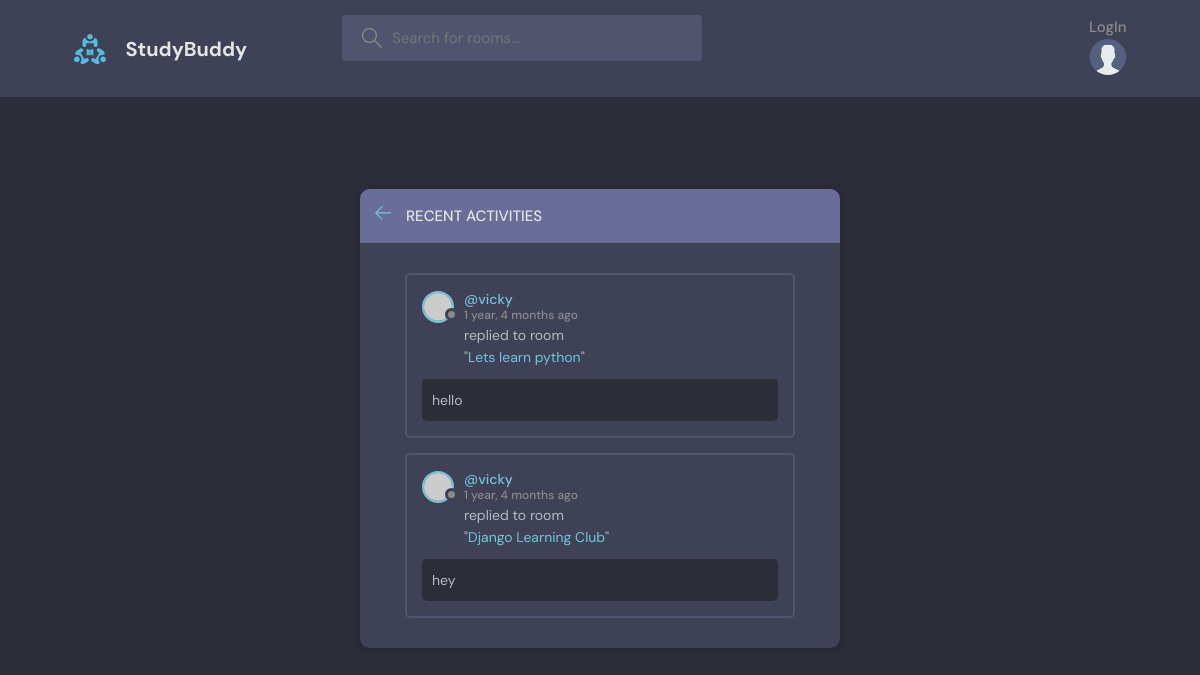
Page /activity/ on the earlier database version.
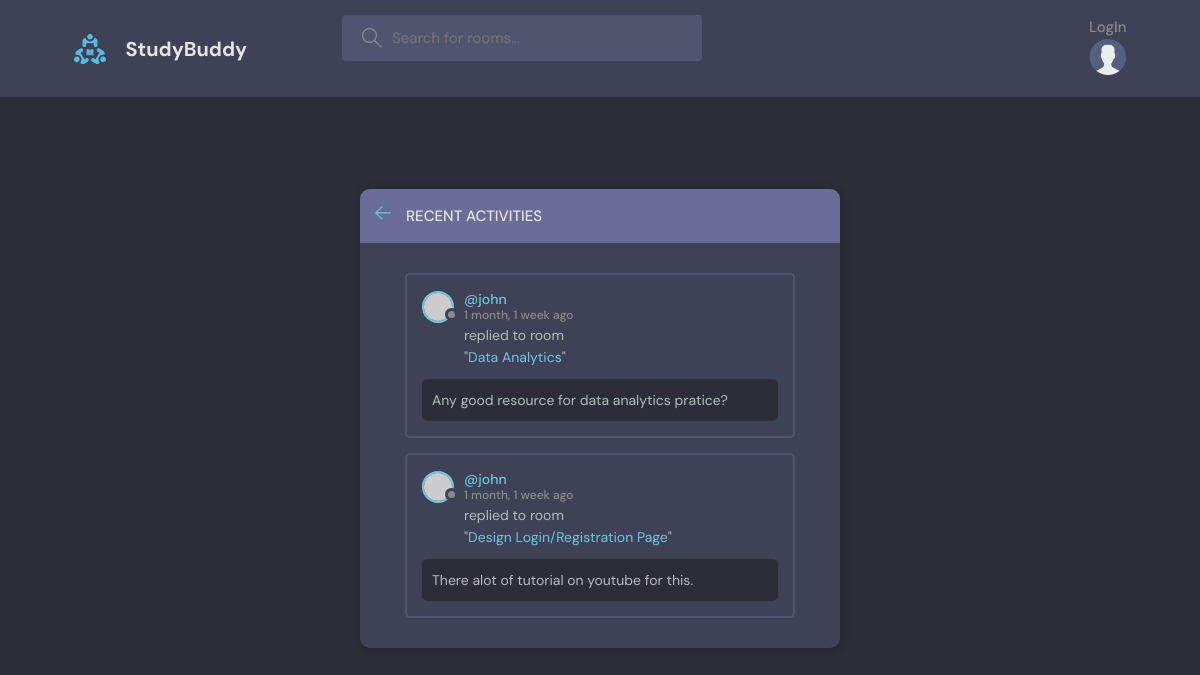
Same page on the later database version.
### study/models.py (models this page shows)
class Message(models.Model):
    user = models.ForeignKey(User, on_delete=models.CASCADE)
    room = models.ForeignKey(Room, on_delete=models.CASCADE)
    body = models.TextField()
    updated = models.DateTimeField(auto_now=True)
    created = models.DateTimeField(auto_now_add=True)
    class Meta:
        ordering = ['-updated','-created']
    def __str__(self):
        return self.body[0:50]

class Room(models.Model):
    host = models.ForeignKey(User, on_delete=models.SET_NULL, null=True)
    topic = models.ForeignKey(Topic, on_delete=models.SET_NULL, null=True)
    name = models.CharField(max_length=250)
    description = models.TextField(blank=True, null=True)
    participants = models.ManyToManyField(User, related_name='participants', blank=True)
    updated = models.DateTimeField(auto_now=True)
    created = models.DateTimeField(auto_now_add=True)
    class Meta:
        ordering = ['-updated','-created']
    def __str__(self):
        return self.name

### study/views.py (the view)
# urls.py: path('activity/', views.ActivityPage.as_view(), name="activity"),
class ActivityPage(View):
    def get(self,request):
        room_messages = Message.objects.all()[0:2]
        context = {'room_messages':room_messages}
        return render(request, 'study/activity.html',context)

### study/templates/study/activity.html (shortened to what this page needs)
{% extends 'main.html' %}
{% block content %}
    <main class="layout">
      <div class="container">
        <div class="layout__box">
          <div class="layout__boxHeader">
            <div class="layout__boxTitle">
              <a href="{% url 'home' %}">
                <svg version="1.1" xmlns="http://www.w3.org/2000/svg" width="32" height="32" viewBox="0 0 32 32">
                  <title>arrow-left</title>
                  <path
                    d="M13.723 2.286l-13.723 13.714 13.719 13.714 1.616-1.611-10.96-10.96h27.625v-2.286h-27.625l10.965-10.965-1.616-1.607z"
                  ></path>
                </svg>
              </a>
              <h3>Recent Activities</h3>
            </div>
          </div>
          <div class="activities-page layout__body">
            {% for message in room_messages %}
    <div class="activities__box">
        <div class="activities__boxHeader roomListRoom__header">
            <a href="{% url 'user-profile' message.user.id %}" class="roomListRoom__author">
                <div class="avatar avatar--small">
                    <img src="https://randomuser.me/api/portraits/women/11.jpg" />
                </div>
                <p>
                    @{{message.user}}
                    <span>{{message.created|timesince}} ago</span>
                </p>
            </a>
        </div>
        <div class="activities__boxContent">
            <p>replied to room <br> "<a href="{% url 'room' message.room.id %}">{{message.room}}</a>"</p>
            <div class="activities__boxRoomContent">
                {{message}}
            </div>
        </div>
    </div>
    {% endfor %}
          </div>
        </div>
      </div>
    </main>
{% endblock content%}

### templates/main.html (shortened to what this page needs)
{% load static %}
<!DOCTYPE html>
<html lang="en">
  <head>
    <link rel="stylesheet" type='text/css' media='screen' href="{% static 'style/style.css'%}">
  </head>
  <body>
    {% include 'navbar.html' %}
    {% block content %}
    {% endblock %}
  </body>
</html>

### templates/navbar.html (shortened to what this page needs)
{% load static %}
<header class="header header--loggedIn">
    <div class="container">
      <a href="{% url 'home' %}" class="header__logo">
        <img src="{% static "images/logo.svg" %}" />
        <h1>StudyBuddy</h1>
      </a>
      <form class="header__search" method="GET" action={% url 'home' %}>
        <label>
          <input name='q' placeholder="Search for rooms..." />
        </label>
      <nav class="header__menu">
        {% if request.user.is_authenticated %}
        <div class="header__user">
          <a href="{% url 'update-user' %}">
            <div class="avatar avatar--medium active">
              <img src="https://randomuser.me/api/portraits/men/37.jpg" />
            </div>
            <p>{{request.user.username}} <span>@{{request.user.username}}</span></p>
          </a>
          <button class="dropdown-button">
            <svg version="1.1" xmlns="http://www.w3.org/2000/svg" width="32" height="32" viewBox="0 0 32 32">
              <title>chevron-down</title>
              <path d="M16 21l-13-13h-3l16 16 16-16h-3l-13 13z"></path>
            </svg>
          </button>
        </div>
        {% else %}
        <a href="{% url 'login' %}" >LogIn</a>
          <img src="{% static "images/avatar.svg" %}" />
        {% endif %}
      </nav>
    </div>
  </header>

### static/style/style.css (style rules this page uses)
:root { --color-main: #71c6dd; --color-main-light: #e1f6fb; --color-dark: #3f4156; --color-dark-medium: #51546e; --color-dark-light: #696d97; --color-light: #e5e5e5; --color-gray: #8b8b8b; --color-light-gray: #b2bdbd; --color-bg: #2d2d39; --color-success: #5dd693; --color-error: #fc4b0b; }
* { font-family: "DM Sans", -apple-system, BlinkMacSystemFont, "Segoe UI", Roboto, Oxygen, Ubuntu, Cantarell, "Open Sans", "Helvetica Neue", sans-serif; margin: 0; padding: 0; box-sizing: border-box; text-rendering: optimizeLegibility; font-size: inherit; }
html { font-size: 56.25%; }
@media only screen and (min-width: 1200px) { html { font-size: 62.5%; } }
body { line-height: 1.6; font-weight: 400; font-size: 1.5rem; color: var(--color-light-gray); background-color: var(--color-bg); min-height: 100vh; }
img { width: 100%; }
a { display: inline-block; color: var(--color-main); text-decoration: none; }
.container { max-width: 120rem; width: 90%; margin: auto; }
.avatar { position: relative; display: inline-block; border-radius: 50%; border: 2px solid var(--color-main); }
.avatar img { display: block; border-radius: 50%; object-fit: cover; object-position: center; }
.avatar::after { content: ""; display: block; position: absolute; background-color: var(--color-gray); z-index: 111; border-radius: 50%; border: 0.3rem solid var(--color-dark); }
.avatar.avatar--small img { width: 2.8rem; height: 2.8rem; }
.avatar.avatar--small:after { width: 0.7rem; height: 0.7rem; bottom: 0px; right: -6px; }
.header { padding: 1.5rem; background-color: var(--color-dark); }
.header > .container { display: flex; gap: 9.5rem; }
.header__logo, .header__user { display: flex; gap: 2rem; align-items: center; }
.header__logo > img { height: 3.2rem; width: 3.2rem; }
.header__logo > h1 { font-weight: 700; font-size: 2rem; color: var(--color-light); }
.header__search > label { background-color: var(--color-dark-medium); padding: 1.3rem 1rem; display: flex; align-items: center; gap: 1rem; border-radius: 4px; }
.header__search svg { fill: var(--color-gray); width: 2rem; height: 2rem; margin-left: 1rem; }
.header__search input { width: 30rem; background: transparent; border: none; outline: none; color: var(--color-light); }
.header__menu { margin-left: auto; position: relative; }
.header__menu a { display: flex; gap: 1.5rem; align-items: center; font-weight: 500; text-decoration: none; color: var(--color-gray); }
.header__menu img { height: 3.6rem; }
.layout { margin-top: 2.4rem; }
.layout > .container { display: flex; justify-content: space-between; align-items: flex-start; }
.layout__box { width: 90%; max-width: 48rem; min-height: 40rem; position: absolute; top: 50%; left: 50%; transform: translate(-50%, -46%); background-color: var(--color-dark); border-radius: 1rem; box-shadow: 1px 1px 6px 3px rgba(0, 0, 0, 0.1); overflow: hidden; }
.layout__boxHeader { display: flex; padding: 1.5rem; background-color: var(--color-dark-light); }
.layout__boxTitle { display: flex; gap: 1.5rem; align-items: center; }
.layout__boxTitle h3 { text-transform: uppercase; font-weight: 500; color: var(--color-light); }
.layout__boxTitle svg { width: 1.6rem; height: 1.6rem; fill: var(--color-main); }
.layout__body { margin: 3rem; }
.roomListRoom__header { display: flex; justify-content: space-between; align-items: center; }
.roomListRoom__author { font-weight: 500; display: flex; align-items: center; gap: 1rem; }
.activities__box { margin: 1.5rem; padding: 1.5rem; border: 2px solid var(--color-dark-medium); border-radius: 5px; }
.activities__boxHeader p { font-size: 1.4rem; line-height: 1.3; }
.activities__boxHeader p span { color: var(--color-gray); font-size: 1.2rem; display: block; }
.activities__boxContent { margin-left: 4.2rem; }
.activities__boxContent { font-size: 1.4rem; }
.activities__boxRoomContent { background: var(--color-bg); padding: 1rem; border-radius: 5px; margin-top: 1rem; margin-left: -4.2rem; }

Differences in the rows shown:
removed Message: user "vicky", created "1 year, 4 months", room "Lets learn python", body "hello"
removed Message: user "vicky", created "1 year, 4 months", room "Django Learning Club", body "hey"
added Message: user "john", created "1 month, 1 week", room "Data Analytics", body "Any good resource for data analytics pratice?"
added Message: user "john", created "1 month, 1 week", room "Design Login/Registration Page", body "There alot of tutorial on youtube for this."
